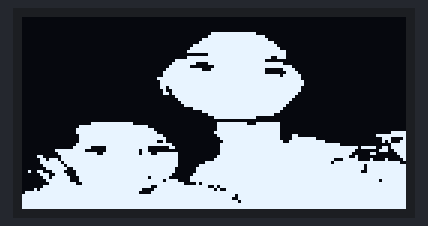
The sketch below on a simulated Arduino Uno, built with avr-gcc and run on an emulated ATmega328P. Parts: 128×64 one-colour display.

Above: at 2.1 s.

The sketch:

oled_4.0_My_Mom_.ino
```cpp
#include <Wire.h>
#include <Adafruit_GFX.h>
#include <Adafruit_SSD1306.h>

#define SCREEN_WIDTH 128
#define SCREEN_HEIGHT 64

Adafruit_SSD1306 display(SCREEN_WIDTH, SCREEN_HEIGHT, &Wire, -1);

static const uint8_t image_data_Saraarray[1024] = {
      0x00, 0x00, 0x00, 0x00, 0x00, 0x00, 0x00, 0x00, 0x00, 0x00, 0x00, 0x00, 0x00, 0x00, 0x00, 0x00,
    0x00, 0x00, 0x00, 0x00, 0x00, 0x00, 0x00, 0x00, 0x00, 0x00, 0x00, 0x00, 0x00, 0x00, 0x00, 0x00,
    0x00, 0x00, 0x00, 0x00, 0x00, 0x00, 0x00, 0x00, 0x00, 0x00, 0x00, 0x00, 0x00, 0x00, 0x00, 0x00,
    0x00, 0x00, 0x00, 0x00, 0x00, 0x00, 0x00, 0x00, 0x00, 0x00, 0x00, 0x00, 0x00, 0x00, 0x00, 0x00,
    0x00, 0x00, 0x00, 0x00, 0x00, 0x00, 0x00, 0x00, 0x00, 0x00, 0x00, 0x00, 0x00, 0x00, 0x00, 0x00,
    0x00, 0x00, 0x00, 0x00, 0x00, 0x00, 0x00, 0x01, 0xff, 0xfc, 0x00, 0x00, 0x00, 0x00, 0x00, 0x00,
    0x00, 0x00, 0x00, 0x00, 0x00, 0x00, 0x00, 0x03, 0xff, 0xff, 0x80, 0x00, 0x00, 0x00, 0x00, 0x00,
    0x00, 0x00, 0x00, 0x00, 0x00, 0x00, 0x00, 0x0f, 0xff, 0xff, 0xc0, 0x00, 0x00, 0x00, 0x00, 0x00,
    0x00, 0x00, 0x00, 0x00, 0x00, 0x00, 0x00, 0x1f, 0xff, 0xff, 0xf0, 0x00, 0x00, 0x00, 0x00, 0x00,
    0x00, 0x00, 0x00, 0x00, 0x00, 0x00, 0x00, 0x7f, 0xff, 0xff, 0xf8, 0x00, 0x00, 0x00, 0x00, 0x00,
    0x00, 0x00, 0x00, 0x00, 0x00, 0x00, 0x00, 0xff, 0xff, 0xff, 0xfc, 0x00, 0x00, 0x00, 0x00, 0x00,
    0x00, 0x00, 0x00, 0x00, 0x00, 0x00, 0x01, 0xff, 0xff, 0xff, 0xff, 0x00, 0x00, 0x00, 0x00, 0x00,
    0x00, 0x00, 0x00, 0x00, 0x00, 0x00, 0x00, 0x03, 0xff, 0xff, 0xff, 0x00, 0x00, 0x00, 0x00, 0x00,
    0x00, 0x00, 0x00, 0x00, 0x00, 0x00, 0x01, 0xff, 0xff, 0xff, 0xe7, 0x00, 0x00, 0x00, 0x00, 0x00,
    0x00, 0x00, 0x00, 0x00, 0x00, 0x00, 0x1f, 0xff, 0xff, 0xff, 0x80, 0x00, 0x00, 0x00, 0x00, 0x00,
    0x00, 0x00, 0x00, 0x00, 0x00, 0x00, 0x3f, 0xc3, 0xff, 0xff, 0xfe, 0x00, 0x00, 0x00, 0x00, 0x00,
    0x00, 0x00, 0x00, 0x00, 0x00, 0x00, 0x7f, 0x00, 0xff, 0xff, 0xff, 0xc0, 0x00, 0x00, 0x00, 0x00,
    0x00, 0x00, 0x00, 0x00, 0x00, 0x00, 0xff, 0xf1, 0xff, 0xff, 0x81, 0xe0, 0x00, 0x00, 0x00, 0x00,
    0x00, 0x00, 0x00, 0x00, 0x00, 0x01, 0xff, 0xff, 0xff, 0xff, 0x80, 0xf0, 0x00, 0x00, 0x00, 0x00,
    0x00, 0x00, 0x00, 0x00, 0x00, 0x01, 0xff, 0xff, 0xff, 0xff, 0xfd, 0xf8, 0x00, 0x00, 0x00, 0x00,
    0x00, 0x00, 0x00, 0x00, 0x00, 0x07, 0xff, 0xff, 0xff, 0xff, 0xff, 0xf8, 0x00, 0x00, 0x00, 0x00,
    0x00, 0x00, 0x00, 0x00, 0x00, 0x03, 0xff, 0xff, 0xff, 0xff, 0xff, 0xfc, 0x00, 0x00, 0x00, 0x00,
    0x00, 0x00, 0x00, 0x00, 0x00, 0x03, 0xff, 0xff, 0xff, 0xff, 0xff, 0xfc, 0x00, 0x00, 0x00, 0x00,
    0x00, 0x00, 0x00, 0x00, 0x00, 0x03, 0x7f, 0xff, 0xff, 0xff, 0xff, 0xf8, 0x00, 0x00, 0x00, 0x00,
    0x00, 0x00, 0x00, 0x00, 0x00, 0x01, 0x3f, 0xff, 0xff, 0xff, 0xff, 0xf8, 0x00, 0x00, 0x00, 0x00,
    0x00, 0x00, 0x00, 0x00, 0x00, 0x01, 0xbf, 0xff, 0xff, 0xff, 0xff, 0xf0, 0x00, 0x00, 0x00, 0x00,
    0x00, 0x00, 0x00, 0x00, 0x00, 0x00, 0x1f, 0xff, 0xff, 0xff, 0xff, 0xe0, 0x00, 0x00, 0x00, 0x00,
    0x00, 0x00, 0x00, 0x00, 0x00, 0x00, 0x0f, 0xff, 0xff, 0xff, 0xff, 0xc0, 0x00, 0x00, 0x00, 0x00,
    0x00, 0x00, 0x00, 0x00, 0x00, 0x00, 0x07, 0xff, 0xff, 0xff, 0xff, 0x80, 0x00, 0x00, 0x00, 0x00,
    0x00, 0x00, 0x00, 0x00, 0x00, 0x00, 0x03, 0xff, 0xff, 0xff, 0xff, 0x00, 0x00, 0x00, 0x00, 0x00,
    0x00, 0x00, 0x00, 0x00, 0x00, 0x00, 0x00, 0x7f, 0xff, 0xff, 0xfe, 0x00, 0x00, 0x00, 0x00, 0x00,
    0x00, 0x00, 0x00, 0x00, 0x00, 0x00, 0x00, 0x0f, 0xff, 0xff, 0xfc, 0x00, 0x00, 0x00, 0x00, 0x00,
    0x00, 0x00, 0x00, 0x00, 0x00, 0x00, 0x00, 0x03, 0xff, 0xff, 0xf0, 0x00, 0x00, 0x00, 0x00, 0x00,
    0x00, 0x00, 0x00, 0x00, 0x00, 0x00, 0x00, 0x00, 0xff, 0xfc, 0x00, 0x00, 0x00, 0x00, 0x00, 0x00,
    0x00, 0x00, 0x00, 0x00, 0x00, 0x00, 0x00, 0x00, 0x00, 0x00, 0x00, 0x00, 0x00, 0x00, 0x00, 0x00,
    0x00, 0x00, 0x01, 0xff, 0xf8, 0x00, 0x00, 0x00, 0x7f, 0xe3, 0xfc, 0x00, 0x00, 0x00, 0x00, 0x00,
    0x00, 0x00, 0x1f, 0xff, 0xff, 0xc0, 0x00, 0x00, 0x7f, 0xff, 0xfc, 0x00, 0x00, 0x00, 0x00, 0x00,
    0x00, 0x00, 0x3f, 0xff, 0xff, 0xf0, 0x00, 0x00, 0x7f, 0xff, 0xfc, 0x00, 0x00, 0x00, 0x00, 0x00,
    0x00, 0x00, 0x3f, 0xff, 0xff, 0xf8, 0x00, 0x00, 0xff, 0xff, 0xfc, 0x00, 0x00, 0x00, 0x00, 0x1f,
    0x00, 0x00, 0x1f, 0xff, 0xff, 0xfe, 0x00, 0x00, 0x7f, 0xff, 0xfc, 0x30, 0x00, 0x00, 0x03, 0xff,
    0x00, 0x00, 0x1f, 0xff, 0xff, 0xff, 0x00, 0x00, 0x3f, 0xff, 0xfc, 0x3f, 0xc0, 0x00, 0x00, 0xe1,
    0x00, 0x00, 0x1f, 0xff, 0xff, 0xf9, 0x00, 0x00, 0x1f, 0xff, 0xfe, 0x7f, 0xf8, 0x00, 0x00, 0xa3,
    0x00, 0x00, 0x3f, 0xff, 0xff, 0xff, 0xc0, 0x00, 0x3f, 0xff, 0xff, 0xff, 0xff, 0xc0, 0x00, 0x1f,
    0x00, 0x00, 0x7e, 0x0f, 0xff, 0xc0, 0x60, 0x00, 0x3f, 0xff, 0xff, 0xff, 0xff, 0xff, 0x7c, 0xdf,
    0x00, 0x1f, 0xf8, 0x0f, 0xfe, 0xc0, 0x00, 0x00, 0x3f, 0xff, 0xff, 0xff, 0xff, 0xfe, 0x01, 0xcf,
    0x00, 0x0f, 0xff, 0x9f, 0xfe, 0xe7, 0xf0, 0x00, 0x3f, 0xff, 0xff, 0xff, 0xff, 0xfc, 0x0c, 0x07,
    0x06, 0x07, 0xff, 0xff, 0xff, 0xff, 0xf0, 0x00, 0x7f, 0xff, 0xff, 0xff, 0xff, 0xf9, 0x00, 0x03,
    0x03, 0x77, 0xff, 0xff, 0xff, 0xff, 0xf0, 0x00, 0xff, 0xff, 0xff, 0xff, 0xff, 0x1f, 0x08, 0x41,
    0x03, 0xfb, 0xff, 0xff, 0xff, 0xff, 0xf0, 0x07, 0xff, 0xff, 0xff, 0xff, 0xfe, 0xff, 0xff, 0xfc,
    0x01, 0xfd, 0xff, 0xff, 0xff, 0xff, 0xf0, 0x1f, 0xff, 0xff, 0xff, 0xff, 0xff, 0xff, 0xdf, 0xff,
    0x00, 0xfe, 0x7f, 0xff, 0xff, 0xff, 0xe0, 0x3f, 0xff, 0xff, 0xff, 0xff, 0xff, 0xff, 0xdf, 0xff,
    0x26, 0x3c, 0x3f, 0xff, 0xff, 0xff, 0xe0, 0x3f, 0xff, 0xff, 0xff, 0xff, 0xff, 0xff, 0x9f, 0xff,
    0x03, 0x9e, 0x3f, 0xff, 0xff, 0xff, 0xc0, 0x7f, 0xff, 0xff, 0xff, 0xff, 0xff, 0xff, 0xff, 0xff,
    0x01, 0xbf, 0x1f, 0xff, 0xff, 0xdf, 0x80, 0xff, 0xff, 0xff, 0xff, 0xff, 0xff, 0xff, 0xff, 0xff,
    0x00, 0xff, 0x1f, 0xff, 0xff, 0xfe, 0xf0, 0xff, 0xff, 0xff, 0xff, 0xff, 0xff, 0xff, 0xfe, 0xff,
    0x00, 0x7f, 0xcf, 0xff, 0xff, 0xff, 0xfc, 0x2f, 0xff, 0xff, 0xff, 0xff, 0xff, 0xff, 0xff, 0xff,
    0x01, 0xff, 0xff, 0xff, 0xff, 0xe7, 0xff, 0xfc, 0xbf, 0xff, 0xff, 0xff, 0xff, 0xff, 0xff, 0xff,
    0x0b, 0xff, 0xff, 0xff, 0xff, 0x0f, 0xff, 0xff, 0x4f, 0xff, 0xff, 0xff, 0xff, 0xff, 0xff, 0xff,
    0x7f, 0xff, 0xff, 0xff, 0xfe, 0x1f, 0xff, 0xff, 0xff, 0xff, 0xff, 0xff, 0xff, 0xff, 0xff, 0xff,
    0xff, 0xff, 0xff, 0xff, 0xff, 0xff, 0xff, 0xff, 0xfe, 0xff, 0xff, 0xff, 0xff, 0xff, 0xff, 0xff,
    0xff, 0xff, 0xff, 0xff, 0xff, 0xff, 0xff, 0xff, 0xfc, 0xff, 0xff, 0xff, 0xff, 0xff, 0xff, 0xff,
    0xff, 0xff, 0xff, 0xff, 0xff, 0xff, 0xff, 0xff, 0xff, 0x7f, 0xff, 0xff, 0xff, 0xff, 0xff, 0xff,
    0xff, 0xff, 0xff, 0xff, 0xff, 0xff, 0xff, 0xff, 0xff, 0xff, 0xff, 0xff, 0xff, 0xff, 0xff, 0xff,
    0xff, 0xff, 0xff, 0xff, 0xff, 0xff, 0xff, 0xff, 0xff, 0xff, 0xff, 0xff, 0xff, 0xff, 0xff, 0xff
};

void setup() {
  Serial.begin(115200);

  if(!display.begin(SSD1306_SWITCHCAPVCC, 0x3C)) {
    Serial.println(F("SSD1306 allocation failed"));
    for(;;);
  }
  delay(2000); // Pause for 2 seconds

  // Clear the buffer.
  display.clearDisplay();

  // Draw bitmap on the screen
  display.drawBitmap(0, 0, image_data_Saraarray, 128, 64, 1);
  display.display();
}

void loop() {

}
```
